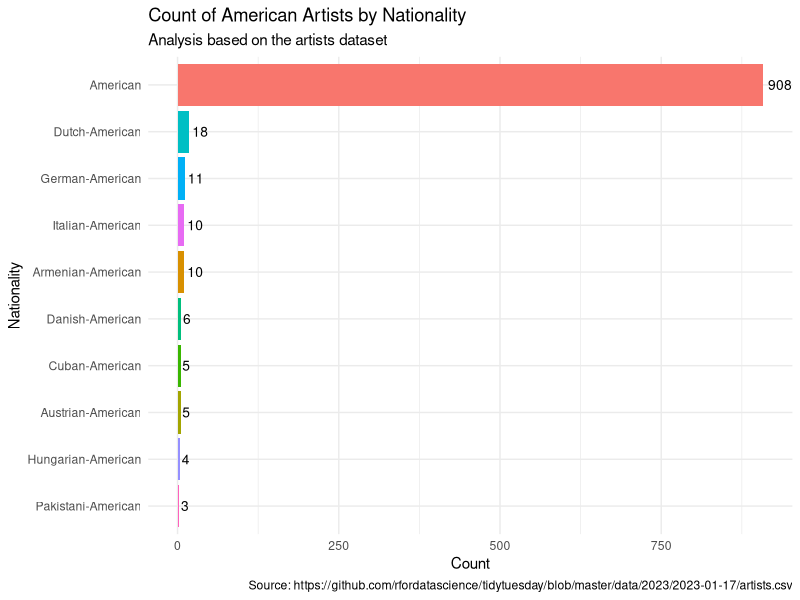
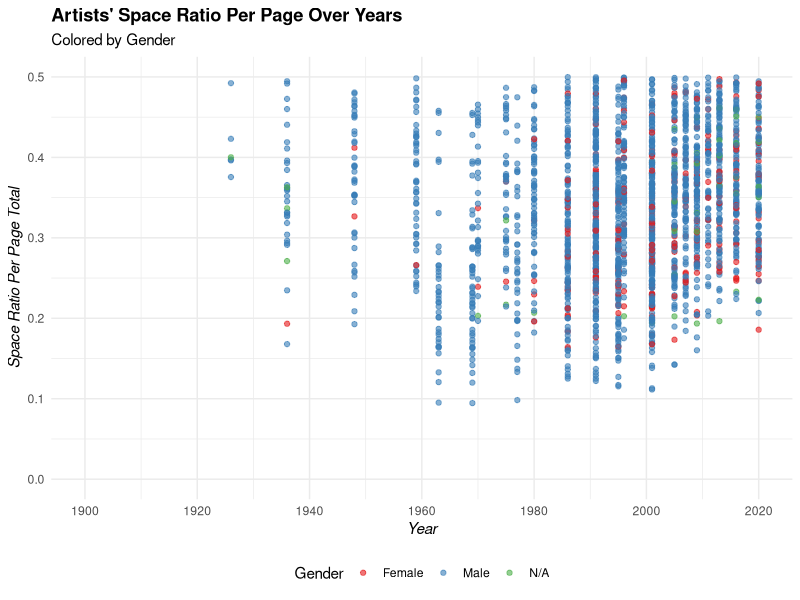
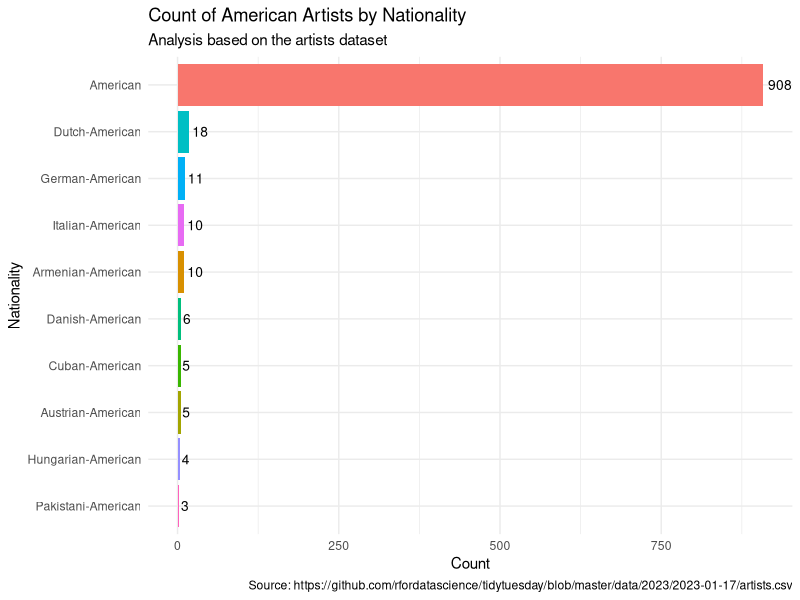
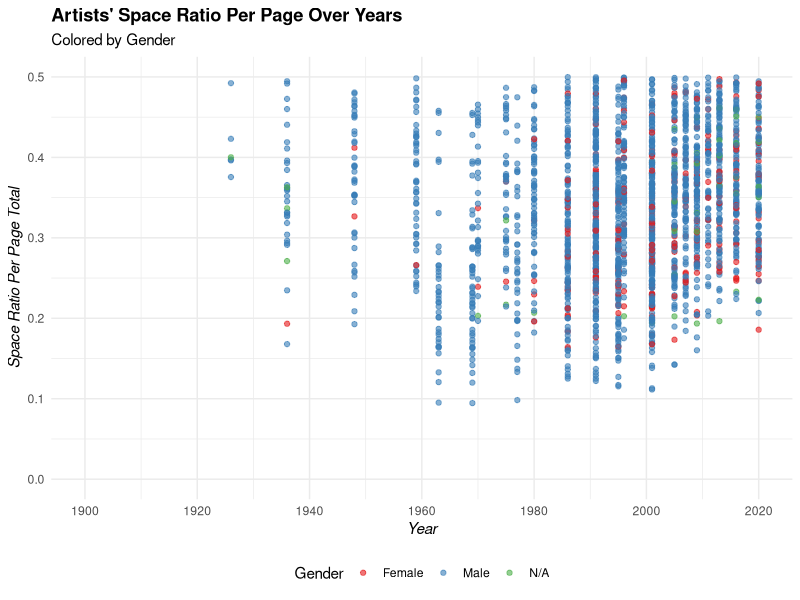

These figures' R source, in order:
## ---- chunk 1
# Load required libraries
library(tidyverse)
library(ggthemes)
library(ggplot2)

# Import data
artists <- read_csv("artists.csv")
## ---- chunk 2
artists_selected <- artists |> 
  select(artist_name, year, artist_nationality, artist_gender, space_ratio_per_page_total)
head(artists_selected)
## ---- chunk 3
artists_mutated <- artists_selected |>  
  group_by(year) |> 
  mutate(average_space_ratio = mean(space_ratio_per_page_total, na.rm = TRUE))

head(artists_mutated)
## ---- chunk 4
artists_filtered <- artists_mutated |>  
  filter(artist_nationality == "American")
head(artists_filtered)
## ---- chunk 5
artists_summary <- artists_filtered |>  
  summarize(average_space_ratio = mean(space_ratio_per_page_total, na.rm = TRUE))

artists_summary
## ---- chunk 6
artists_grouped <- artists_selected |>  
  group_by(artist_nationality) |>  
  summarize(
    average_space_ratio = mean(space_ratio_per_page_total, na.rm = TRUE),
    count = n()
  )
head(artists_grouped)
## ---- chunk 7
artists_arranged <- artists_grouped |> 
  arrange(desc(average_space_ratio))

head(artists_arranged)
## ---- chunk 8
artists_clean <- artists |>  
  select(artist_name, year, artist_nationality, artist_gender, space_ratio_per_page_total) |>  
  group_by(artist_nationality) |>  
  summarize(
    average_space_ratio = mean(space_ratio_per_page_total, na.rm = TRUE),
    count = n()
  ) |>  
  arrange(desc(average_space_ratio))
head(artists_clean)
## ---- chunk 9
artists_summary2 <- artists |>  
  filter(str_detect(artist_nationality, "American")) |> 
  group_by(artist_nationality) |>  
  count() |>  
  arrange(desc(n))

artists_summary2
## ---- chunk 10
ggplot(data = artists_summary2, aes(x = n, y = fct_reorder(artist_nationality, n), fill = artist_nationality)) +
  geom_col(position = "dodge") +
  geom_text(aes(label = n), hjust = -0.2, size = 3.5) +
  labs(
    title = "Count of American Artists by Nationality",
    subtitle = "Analysis based on the artists dataset",
    caption = "Source: https://github.com/rfordatascience/tidytuesday/blob/master/data/2023/2023-01-17/artists.csv",
    x = "Count",
    y = "Nationality",
    fill = "Nationality"
  ) +
  theme_minimal() +
  theme(legend.position = "none")
ggsave("bar_chart_artists_summary2.png", width = 10, height = 14)
## ---- chunk 11
scatterplot <- ggplot(artists, aes(x = year, y = space_ratio_per_page_total, color = artist_gender)) +
  geom_point(alpha = 0.6) +
  scale_color_brewer(palette = "Set1") +
  scale_x_continuous(limits = c(1900, 2020), breaks = seq(1900, 2020, 20)) +
  scale_y_continuous(limits = c(0, 0.5), breaks = seq(0, 0.5, 0.1)) +
  labs(
    title = "Artists' Space Ratio Per Page Over Years",
    subtitle = "Colored by Gender",
    x = "Year",
    y = "Space Ratio Per Page Total",
    color = "Gender"
  ) +
  theme_minimal() +
  theme(
    legend.position = "bottom",
    plot.title = element_text(face = "bold"),
    axis.title = element_text(face = "italic")
  )

print(scatterplot)
ggsave("scatterplot_artists.png", plot = scatterplot, width = 12, height = 8, dpi = 300)
